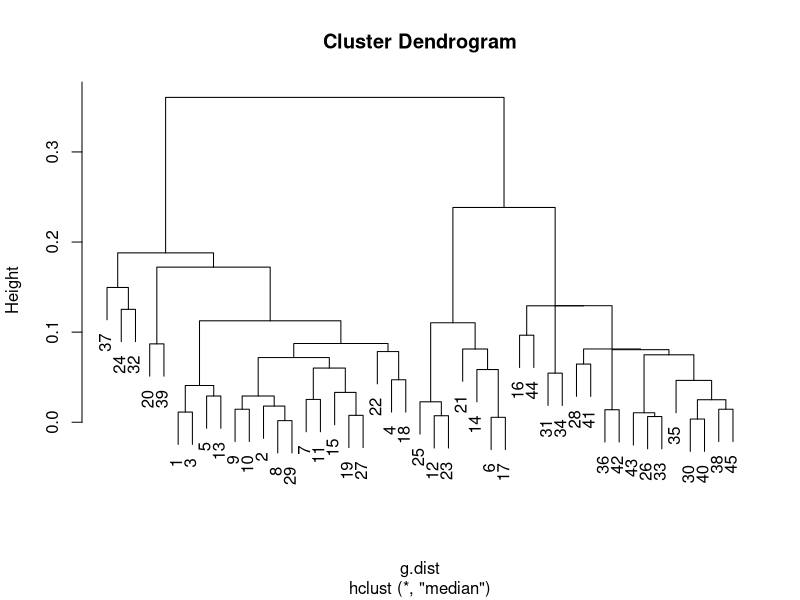
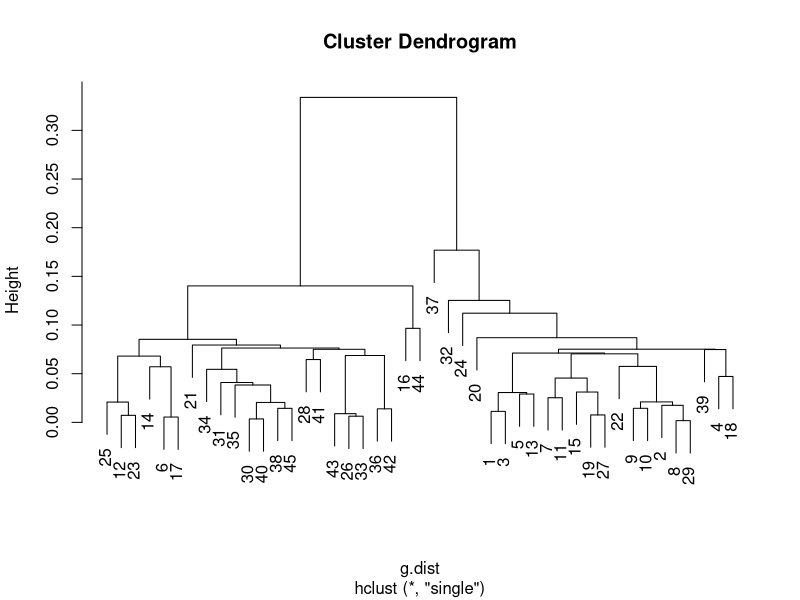
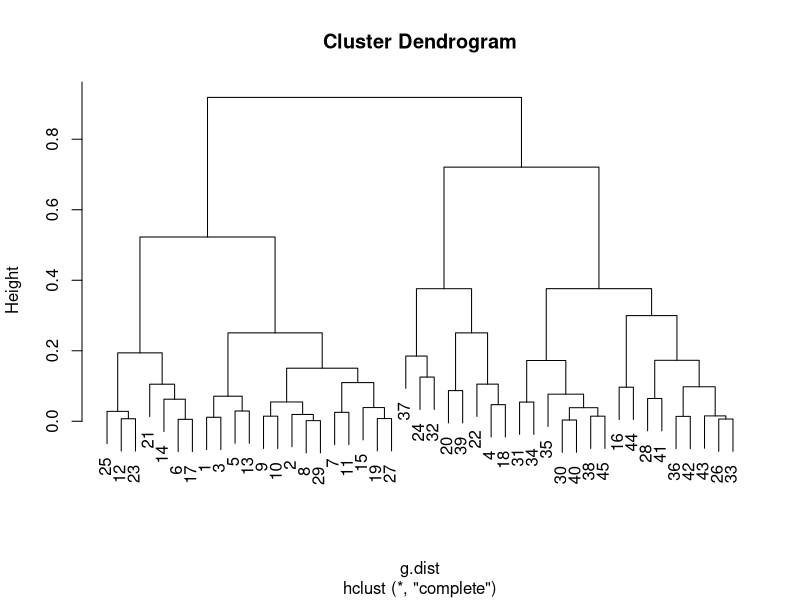

Here is the R script that generated these plots, in order:
#! /usr/bin/env RScript

library(cluster)  # we'll use these packages
library(fpc)

# here we're generating 45 data in 3 clusters:
set.seed(3296)    # this makes the example exactly reproducible
n      = 15
cont   = c(rnorm(n, mean=0, sd=1),
           rnorm(n, mean=1, sd=1),
           rnorm(n, mean=2, sd=1) )
bin    = c(rbinom(n, size=1, prob=.2),
           rbinom(n, size=1, prob=.5),
           rbinom(n, size=1, prob=.8) )
ord    = c(rbinom(n, size=5, prob=.2),
           rbinom(n, size=5, prob=.5),
           rbinom(n, size=5, prob=.8) )
data   = data.frame(cont=cont, bin=bin, ord=factor(ord, ordered=TRUE))


# this returns the distance matrix with Gower's distance (a dissimilarity matrix)
g.dist = daisy(data, metric="gower", type=list(symm=2))

# write CSV 
D = as.matrix(g.dist)
# write.csv(D, file = "dissimilarity.csv", row.names = FALSE)
write.table(D, file = "dissimilarity.csv",row.names=FALSE, na="",col.names=FALSE, sep=",")

# we can start by searching over different numbers of clusters with PAM:
pc = pamk(g.dist, krange=1:5, criterion="asw")
pc[2:3]

# $nc
# [1] 2                 # 2 clusters maximize the average silhouette width
# 
# $crit
# [1] 0.0000000 0.6227580 0.5593053 0.5011497 0.4294626

pc = pc$pamobject;  pc  # this is the optimal PAM clustering

# Medoids:
#      ID       
# [1,] "29" "29"
# [2,] "33" "33"
# Clustering vector:
#  1  2  3  4  5  6  7  8  9 10 11 12 13 14 15 16 17 18 19 20 21 22 23 24 25 26 
#  1  1  1  1  1  2  1  1  1  1  1  2  1  2  1  2  2  1  1  1  2  1  2  1  2  2 
# 27 28 29 30 31 32 33 34 35 36 37 38 39 40 41 42 43 44 45 
#  1  2  1  2  2  1  2  2  2  2  1  2  1  2  2  2  2  2  2 
# Objective function:
#     build      swap 
# 0.1500934 0.1461762 
# 
# Available components:
# [1] "medoids"    "id.med"     "clustering" "objective"  "isolation" 
# [6] "clusinfo"   "silinfo"    "diss"       "call" 


### Hierarchical Clustering ###

hc.m = hclust(g.dist, method="median")
hc.s = hclust(g.dist, method="single")
hc.c = hclust(g.dist, method="complete")
# windows(height=3.5, width=9)
  # layout(matrix(1:3, nrow=1))
  plot(hc.m)
  plot(hc.s)
  plot(hc.c)
